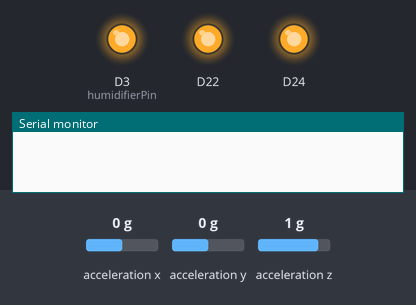
The sketch below on a simulated Arduino Nano 33 BLE. Parts: output pins drawn as LEDs (lit = HIGH), the last lines printed to the serial monitor. Dashed ring = blinking. The inputs (shaded band) are chosen by the test bench; at power-on: acceleration y 0 g, acceleration x 0 g, acceleration z 1 g.

Above: at 0.1 s.
At 1.25 s:
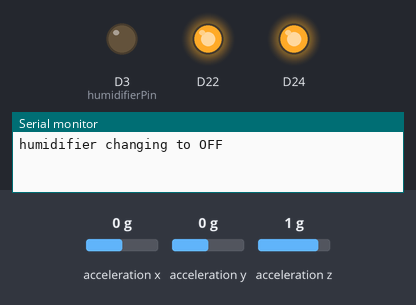
1.3 s: acceleration y set to -1.4 g
4.3 s: acceleration y set to -0.8 g
At 5.5 s:
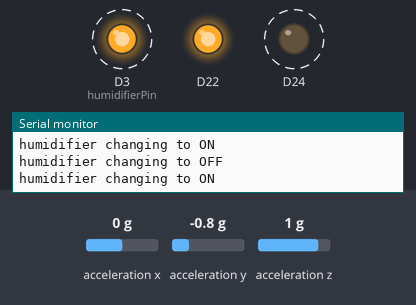
Timing chart, 0 to 13.3 s (numbered marks = the images above; inputs shaded):
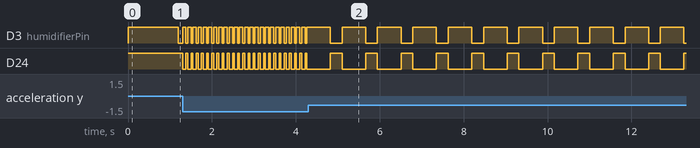

Measured:
- after the input at 4.3 s, D3 (humidifierPin): alternates HIGH for 0.56 s and LOW for 0.28 s, starting after 0.52 s; D24: alternates HIGH for 0.28 s and LOW for 0.56 s, starting after 0.52 s
- by itself, D3 (humidifierPin): alternates HIGH for 0.08 s and LOW for 0.04 s
- by itself, D24: alternates HIGH for 0.04 s and LOW for 0.08 s

The sketch:

accelerometer-continous-humidifier.ino
```cpp
#include <Arduino_LSM9DS1.h>

//declaring pins
int humidifierPin = 3;
int LEDPin = LEDB;       // use blue LED to show readings
int LEDPinError = LEDR;  // use red LED for errors

// declaration variables
int accelerometer;
float x, y, z;
float pulseActive;
float Y;
unsigned long timerActivate = 0;
unsigned long timerDeactivate = 0;
boolean humidifierActive = true;  // by default this humidifier is on upon boot

void setup() {
  // declare used pins as output
  pinMode(humidifierPin, OUTPUT);
  pinMode(LEDPin, OUTPUT);
  pinMode(LEDPinError, OUTPUT);

  // turn common anode RGB LED off
  LEDsOff();

  // initialise serial port
  Serial.begin(9600);

  // wait until serial is active
  // NOTE: remove upon depolyment
  while (!Serial) {}

  // initialise accelerometer
  if (!IMU.begin()) {
    Serial.println("Failed to initialize IMU!");
    LEDOn(LEDPinError);
    while (1)
      ;
  }

  // activate the humidifier upon boot
  digitalWrite(humidifierPin, HIGH);
  timerActivate = millis();
  humidifierActive = true;
}

void loop() {

  // execute timed commands
  if (!humidifierActive && millis() > timerDeactivate + pulseActive) {
    digitalWrite(humidifierPin, HIGH);
    LEDOn(LEDPin);
    Serial.println(F("humidifier changing to ON"));

    timerActivate = millis();
    humidifierActive = true;
  }

  if (humidifierActive && millis() > timerActivate + pulseActive * 2) {
    digitalWrite(humidifierPin, LOW);
    LEDOff(LEDPin);
    Serial.println(F("humidifier changing to OFF"));

    timerDeactivate = millis();
    humidifierActive = false;
  }

  if (IMU.accelerationAvailable()) {
    IMU.readAcceleration(x, y, z);

    //turns the y's value from decimals to an integer
    Y = y * 1000;

    pulseActive = map(Y, -1000, 1000, 200, 1000);
  }
}

void LEDsOff() {
  digitalWrite(LEDPin, HIGH);
  digitalWrite(LEDPinError, HIGH);
  digitalWrite(LEDG, HIGH);
}

void LEDsOn() {
  digitalWrite(LEDPin, LOW);
  digitalWrite(LEDPinError, LOW);
  digitalWrite(LEDG, LOW);
}

void LEDOn(int led) {
  digitalWrite(led, LOW);
}

void LEDOff(int led) {
  digitalWrite(led, HIGH);
}
```
